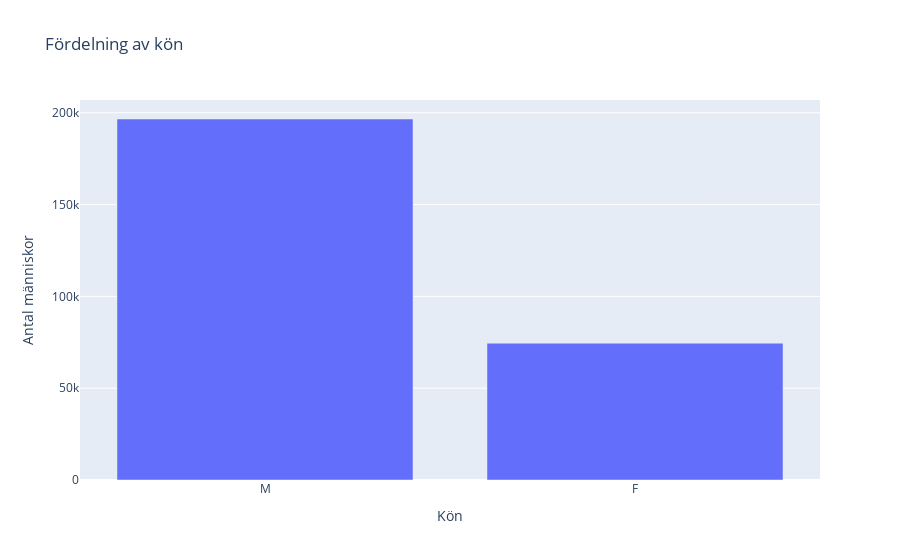

Notebook source saved alongside this figure:
### Markdown cell above
### Se även till att plotta några intressanta features, exempelvis:
- g) Diagram över könsfördelning
- h) Diagram över topp 10 länder som tagit flest medaljer
- i) Plotta gärna fler saker som är intressant

### Code cell
#g g)
olympia_men = len(athlete_events[(athlete_events["Sex"] == "M")])
olympia_women = len(athlete_events[(athlete_events["Sex"] == "F")])

fig = px.bar(
    athlete_events,
    x=athlete_events.Sex.unique(),
    y=[olympia_men, olympia_women],
    title="Fördelning av kön",
    labels={"x": "Kön", "y": "Antal människor"},
)
fig.show()

### Figure 1 — Plotly figure (JSON) as saved in the notebook; plotly's stock layout.template omitted (floating-point values rounded to 4 significant figures)
{"data": [{"alignmentgroup": "True", "hovertemplate": "Kön=%{x}<br>Antal människor=%{y}<extra></extra>", "legendgroup": "", "marker": {"color": "#636efa", "pattern": {"shape": ""}}, "name": "", "offsetgroup": "", "orientation": "v", "showlegend": false, "textposition": "auto", "type": "bar", "x": ["M", "F"], "xaxis": "x", "y": [196594, 74522], "yaxis": "y"}], "layout": {"barmode": "relative", "legend": {"tracegroupgap": 0}, "title": {"text": "Fördelning av kön"}, "xaxis": {"anchor": "y", "domain": [0, 1], "title": {"text": "Kön"}}, "yaxis": {"anchor": "x", "domain": [0, 1], "title": {"text": "Antal människor"}}}}
